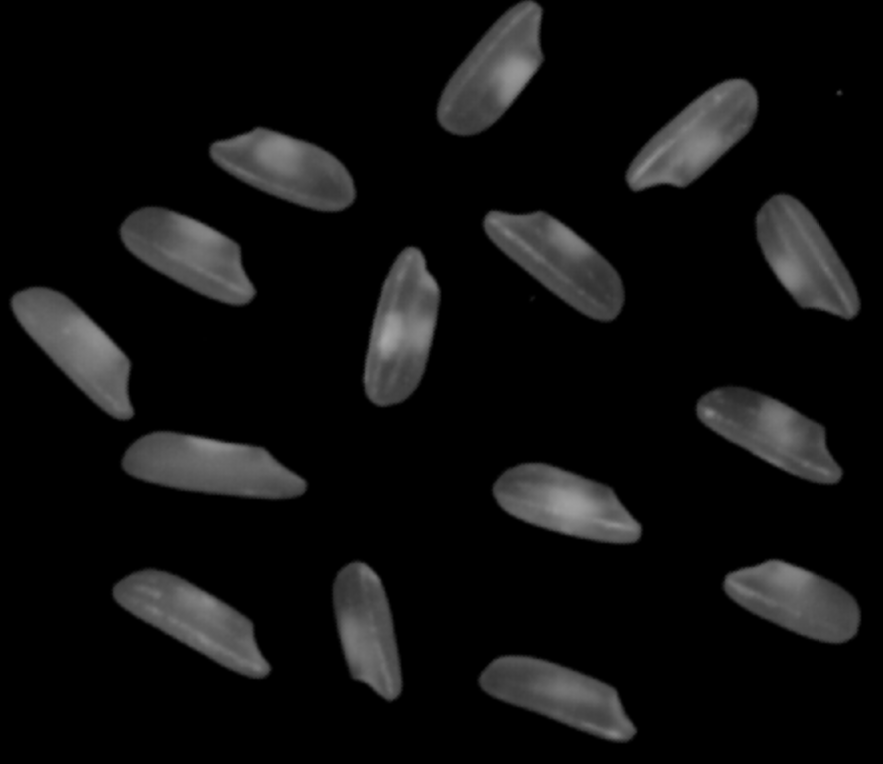
#> input picture python/code_047/granule.png, 883 x 764 px
$ python opencv_047.py
#> lines starting #> are read from the running program, lines starting #| are printed output that depends on the picture; after the words box and inside, x2 and y2 are one past the last pixel; in counts of white or black regions, pixels touching at a corner belong together
#> further down, input is the input picture: shape (764, 883, 3); min 0, max 166, mean 15.4
import cv2 as cv
import numpy as np


def connected_components_stats_demo(src):
    src = cv.GaussianBlur(src, (3, 3), 0)
    gray = cv.cvtColor(src, cv.COLOR_BGR2GRAY)
    ret, binary_ = cv.threshold(gray, 0, 255, cv.THRESH_BINARY | cv.THRESH_OTSU)
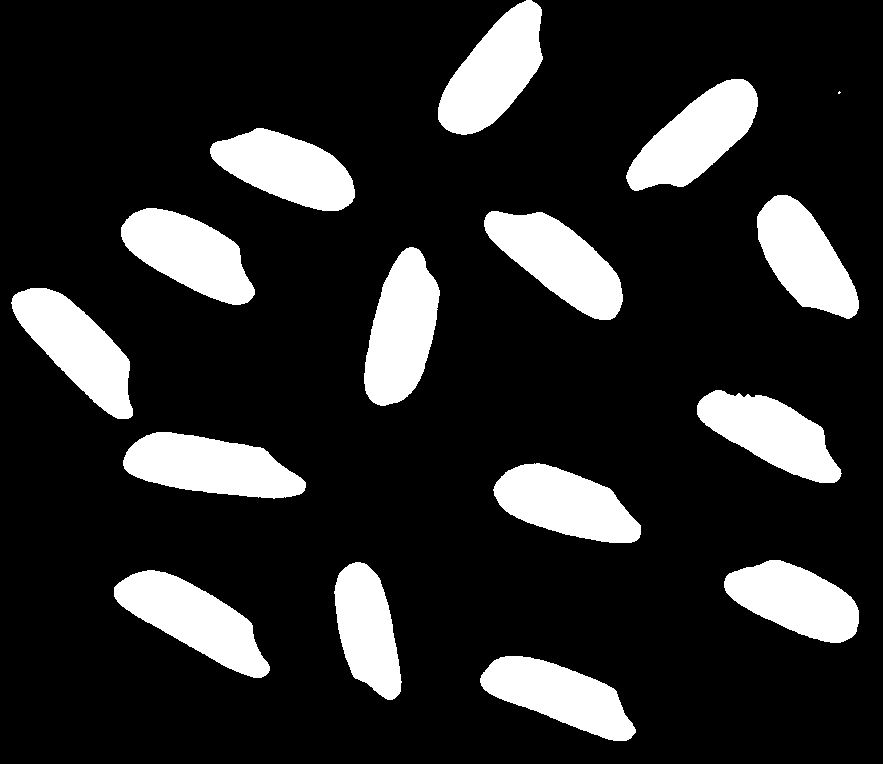
#> binary_: shape (764, 883); 16.8% white; 16 white regions (1 under 20 px), largest, box (x1, y1, x2, y2) and area: (123, 432, 306, 499) 8190, (364, 247, 440, 406) 8112, (438, 0, 543, 135) 8037
#> ret = 44

    # 使用开运算去掉外部的噪声
    kernel = cv.getStructuringElement(cv.MORPH_RECT, (3, 3))
    binary = cv.morphologyEx(binary_, cv.MORPH_OPEN, kernel)
#> binary: shape (764, 883); 16.8% white; 15 white regions, largest, box (x1, y1, x2, y2) and area: (123, 432, 306, 498) 8186, (364, 247, 440, 406) 8111, (438, 0, 543, 135) 8037
    cv.imshow("binary", binary_)

    num_labels, labels, stats, centers = cv.connectedComponentsWithStats(binary, connectivity=8, ltype=cv.CV_32S)
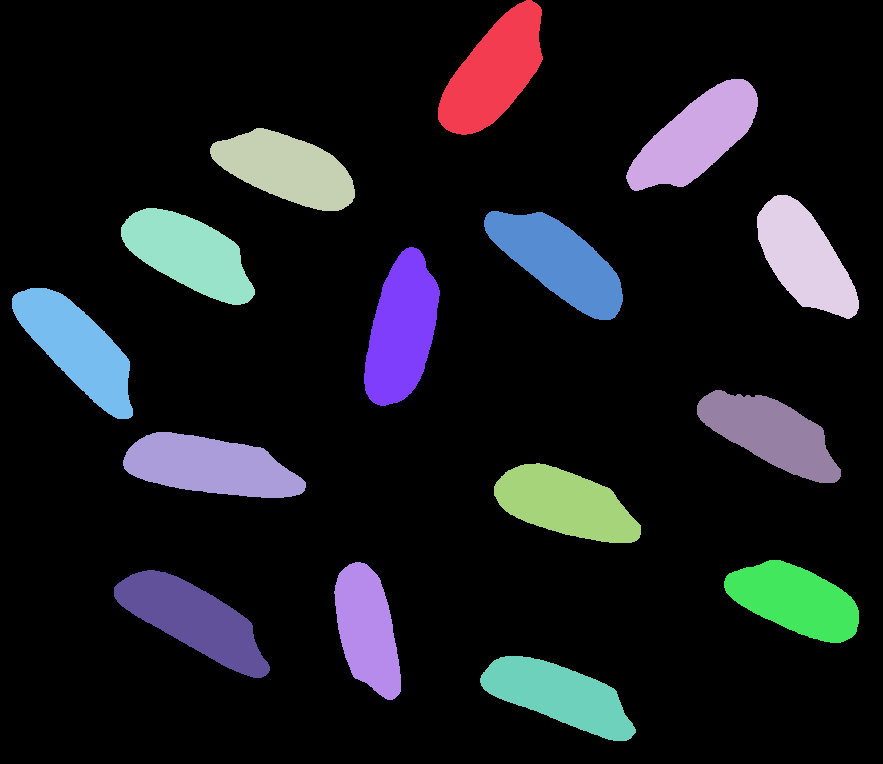
#> labels: shape (764, 883) int32; 16 distinct labels, from 0 to 15; one colour per label, 0 black
#> num_labels = 16; stats = 16 rows, first 6: [0, 0, 883, 764, 561266], [438, 0, 105, 135, 8037], [626, 79, 132, 112, 7796], [210, 128, 145, 83, 7382], [757, 195, 102, 124, 7270], [121, 208, 134, 97, 7592]; centers = 16 rows, first 8: [437.3, 382], [493.4, 71.69], [695.6, 136.5], [286.4, 168.5], [804.5, 257.6], [188.5, 253.5], [558.3, 260.6], [401.3, 329.7]
    colors = []
    for i in range(num_labels):
        b = np.random.randint(0, 256)
        g = np.random.randint(0, 256)
        r = np.random.randint(0, 256)
        colors.append((b, g, r))

    colors[0] = (0, 0, 0)
    image = np.copy(src)
    for t in range(1, num_labels, 1):
        x, y, w, h, area = stats[t]
        cx, cy = centers[t]
        # 标出中心位置
        cv.circle(image, (np.int32(cx), np.int32(cy)), 2, (0, 255, 0), 2, 8, 0)
        # 画出外接矩形
        cv.rectangle(image, (x, y), (x+w, y+h), colors[t], 1, 8, 0)
        cv.putText(image, "No." + str(t), (x, y), cv.FONT_HERSHEY_SIMPLEX, .5, (0, 0, 255), 1);
        print("label index %d, area of the label : %d"%(t, area))
#> this loop made 15 passes
#> (x, y, w, h, area, cx, cy) on passes 1 to 12: (438, 0, 105, 135, 8037, 493.4, 71.69), (626, 79, 132, 112, 7796, 695.6, 136.5), (210, 128, 145, 83, 7382, 286.4, 168.5), (757, 195, 102, 124, 7270, 804.5, 257.6), (121, 208, 134, 97, 7592, 188.5, 253.5), (484, 211, 139, 109, 7983, 558.3, 260.6), (364, 247, 76, 159, 8111, 401.3, 329.7), (12, 288, 121, 131, 7783, 76.58, 347.1), (697, 390, 144, 93, 7224, 770.6, 433.1), (123, 432, 183, 66, 8186, 210.1, 466.2), (494, 463, 147, 80, 7481, 565.1, 503.7), (724, 560, 135, 83, 7049, 795, 599.9)
#| label index 1, area of the label : 8037
#| label index 2, area of the label : 7796
#| label index 3, area of the label : 7382
#| label index 4, area of the label : 7270
#| label index 5, area of the label : 7592
#| label index 6, area of the label : 7983
#| label index 7, area of the label : 8111
#| label index 8, area of the label : 7783
#> (further printed lines are left out)
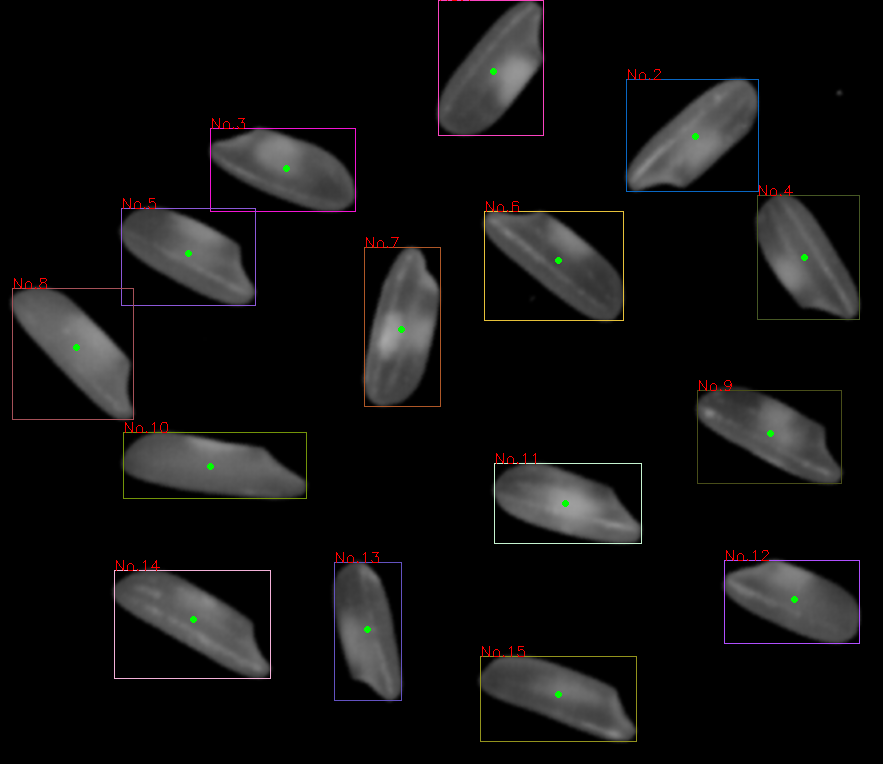
#> image: shape (764, 883, 3); mean of channels 0, 1, 2 16.5, 16.6, 17.3; drawn as B, G, R

    cv.imshow("colored labels", image)
    cv.imwrite("labels.png", image)
    print("total rice : ", num_labels - 1)
#| total rice :  15


input = cv.imread("granule.png")
connected_components_stats_demo(input)
cv.waitKey(0)
cv.destroyAllWindows()
